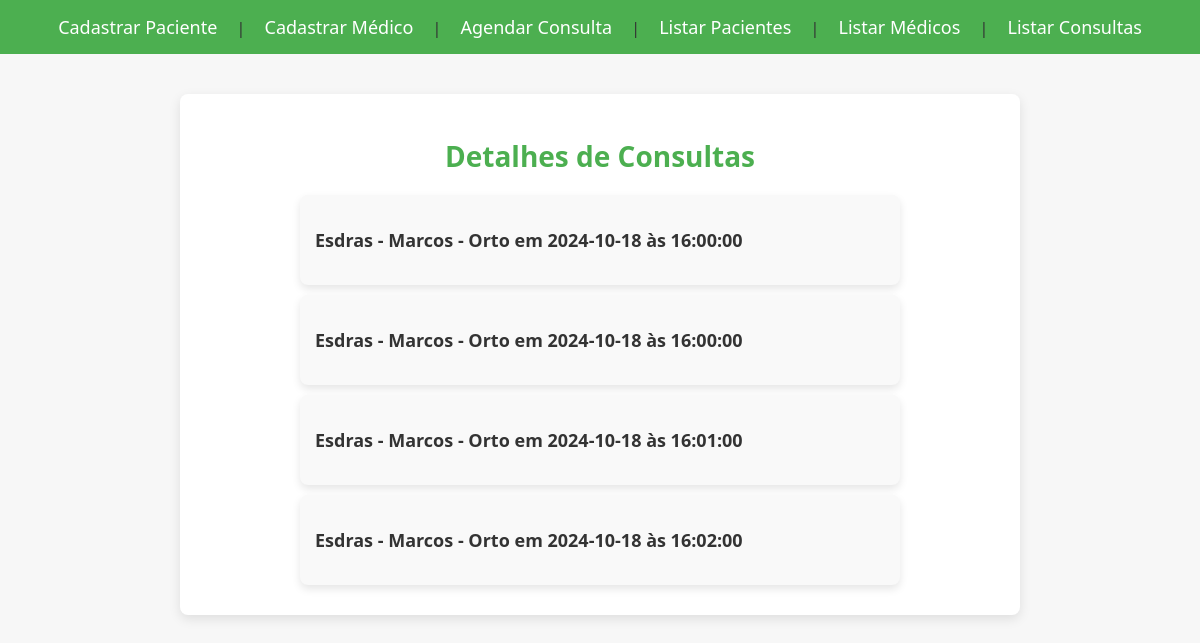
Screenshot of /consultas/detalhes_consulta/1/ with the database file from the repository.
### consultas/models.py (models this page shows)
class Consulta(models.Model):
    paciente = models.ForeignKey(Paciente, on_delete=models.CASCADE)
    medico = models.ForeignKey(Medico, on_delete=models.CASCADE)
    data_consulta = models.DateField()
    hora_consulta = models.TimeField()
    def __str__(self):
        return f'{self.paciente} - {self.medico} em {self.data_consulta} às {self.hora_consulta}'

class Paciente(models.Model):
    nome = models.CharField(max_length=100)
    email = models.EmailField()
    telefone = models.CharField(max_length=15)
    data_nascimento = models.DateField()
    endereco = models.TextField()
    def __str__(self):
        return self.nome

class Medico(models.Model):
    nome = models.CharField(max_length=100)
    crm = models.CharField(max_length=15)
    especialidade = models.CharField(max_length=50)
    hora_inicio = models.TimeField(default='08:00')
    hora_final = models.TimeField(default='18:00')
    def __str__(self):
        return f'{self.nome} - {self.especialidade}'

### consultas/views.py (the view)
# urls.py: path('detalhes_consulta/<int:id>/', views.detalhes_consultas, name='detalhes_consultas'),
def detalhes_consultas(request, id):
    consultas = Consulta.objects.filter(medico_id = id).order_by('data_consulta')
    return render(request, 'consultas/detalhes_consultas.html', {
        'consultas': consultas
    })

### consultas/templates/consultas/detalhes_consultas.html
{% extends "consultas/base.html" %}
{% block content %}
<h2 class="title">Detalhes de Consultas</h2>
<ul class="record-list">
    {% for consulta in consultas %}
    <li class="record-item">
        <p class="record-name">{{ consulta }}</p>
    </li>
    {% endfor %}
</ul>
{% endblock content %}

### consultas/static/css/style.css (style rules this page uses)
body { font-family: 'Segoe UI', Tahoma, Geneva, Verdana, sans-serif; background-color: #f7f7f7; margin: 0; padding: 0; color: #333; }
.title { font-size: 28px; font-weight: bold; color: #4CAF50; text-align: center; margin-bottom: 20px; }
.record-list { list-style-type: none; padding: 0; margin: 0 auto; max-width: 600px; }
.record-item { background-color: #f9f9f9; margin-bottom: 10px; padding: 15px; border-radius: 8px; box-shadow: 0 4px 8px rgba(0, 0, 0, 0.1); display: flex; justify-content: space-between; align-items: center; }
.record-name { font-size: 18px; font-weight: bold; color: #333; }

### rows the page displays
Consulta: paciente+medico+data_consulta "Esdras - Marcos - Orto em 2024-10-18 às 16:00:00"
Consulta: paciente+medico+data_consulta "Esdras - Marcos - Orto em 2024-10-18 às 16:00:00"
Consulta: paciente+medico+data_consulta "Esdras - Marcos - Orto em 2024-10-18 às 16:01:00"
Consulta: paciente+medico+data_consulta "Esdras - Marcos - Orto em 2024-10-18 às 16:02:00"
